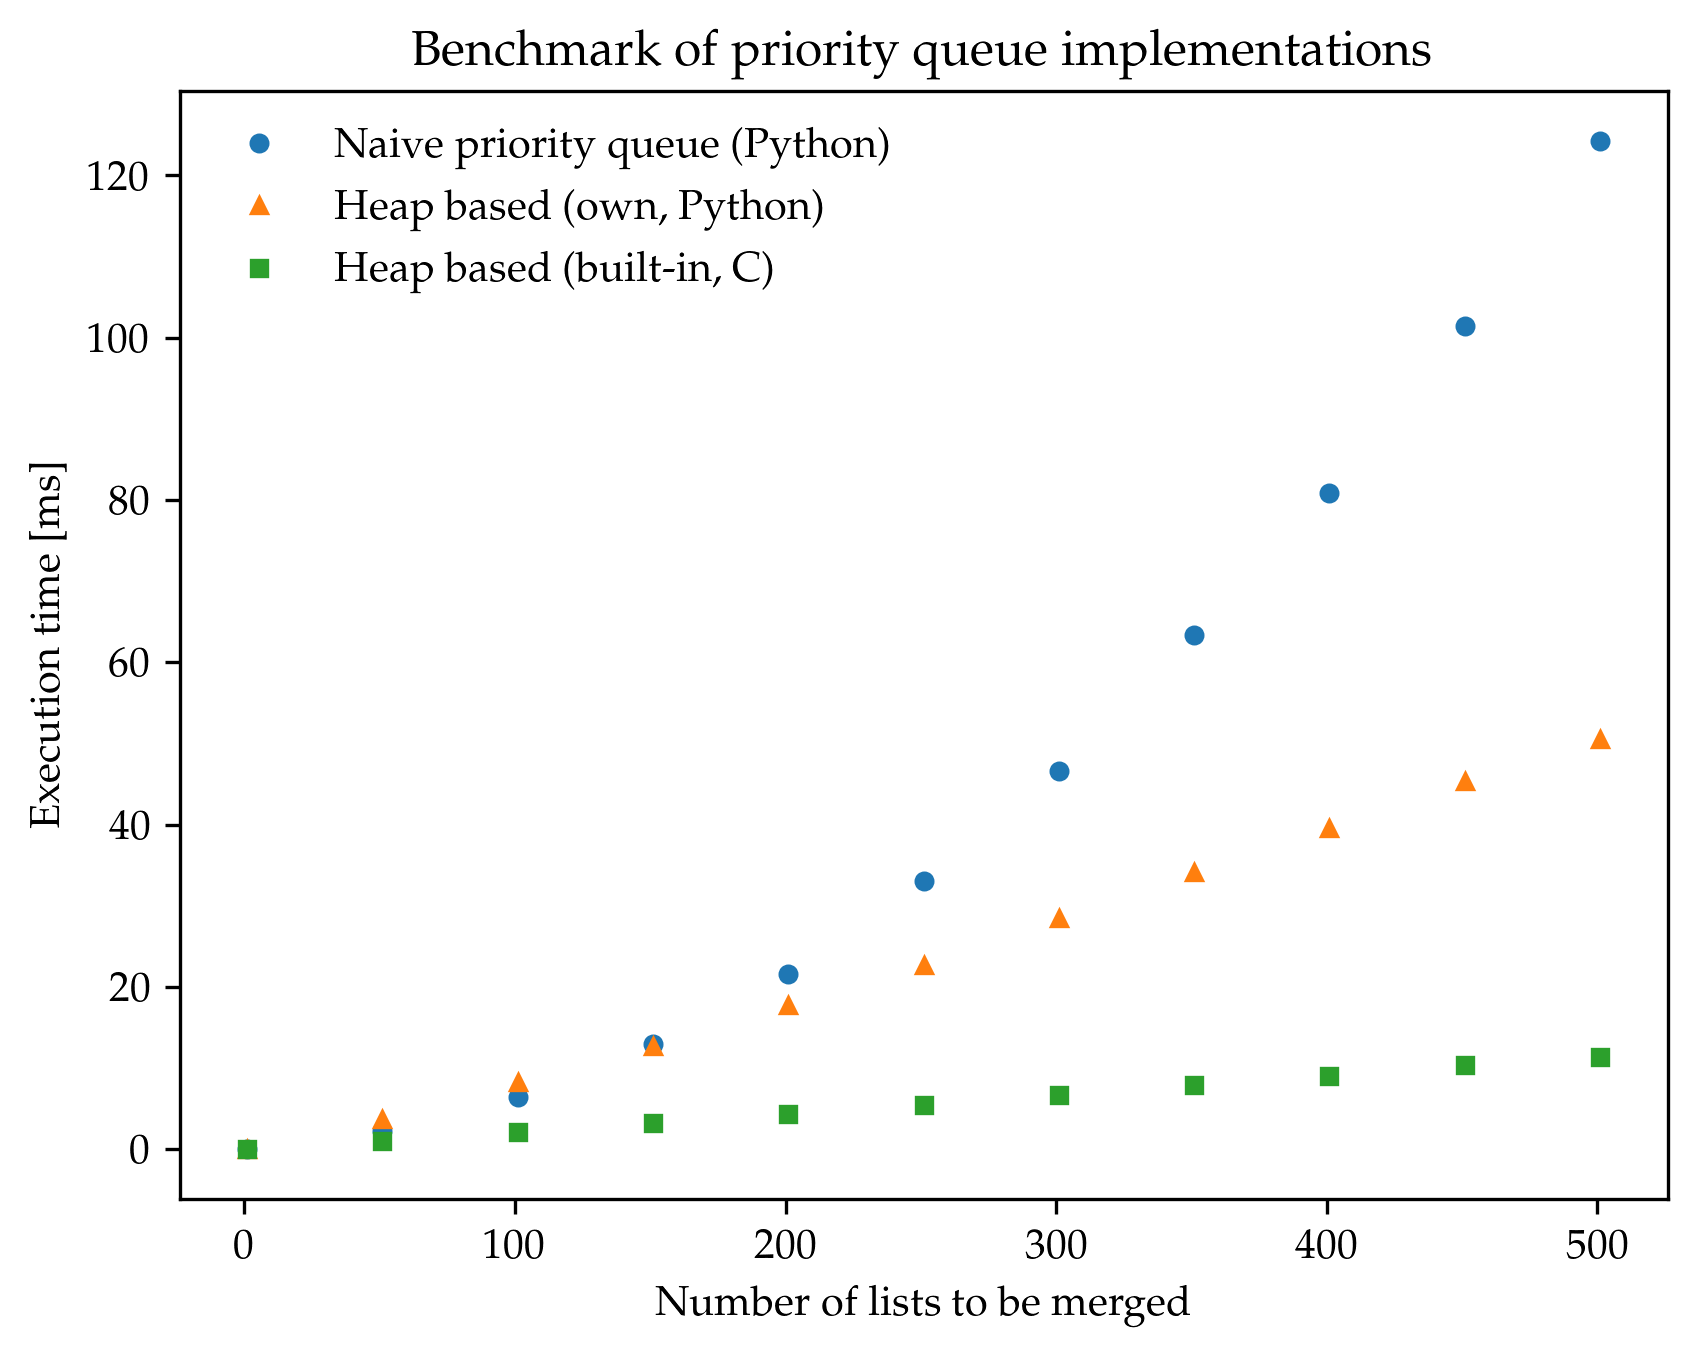

Write Python code to recreate this figure.
#!/usr/bin/env python3
# File       : P4.py
# Description: Priority queue implementations
# Copyright 2022 Harvard University. All Rights Reserved.
from abc import (ABC, abstractmethod)
from heapq import (heappush, heappop)

import matplotlib.pyplot as plt

from P3 import MinHeap

try:
    from merge_lists_benchmark import benchmark
except ImportError:
    pass


class PriorityQueue(ABC):
    """Priority queue base class."""

    def __init__(self, max_size):
        """
        Initialize a priority queue.

        Parameters
        ----------
        max_size : int
            Maximum element capacity of priority queue.

        """
        self._elements = []
        self._max_size = max_size

    def __len__(self):
        return len(self._elements)

    @abstractmethod
    def put(self, value):
        """
        Put (insert) an element into the priority queue.

        Parameters
        ----------
        value :
            New element value to be inserted.

        Raises
        ------
        IndexError
            If the maximum capacity is reached.

        """
        raise NotImplementedError

    @abstractmethod
    def get(self):
        """
        Get and remove the highest priority element from the priority queue.

        Returns
        -------
        value
            The element with the highest priority.

        Raises
        ------
        IndexError
            If the queue is empty.

        """
        raise NotImplementedError

    @abstractmethod
    def peek(self):
        """
        Get the highest priority element from the priority queue without
        removing it.

        Returns
        -------
        value
            The element with the highest priority.

        Raises
        ------
        IndexError
            If the queue is empty.

        """
        raise NotImplementedError


class NaivePriorityQueue(PriorityQueue):

    def put(self, value):
        if len(self._elements) == self._max_size:
            raise IndexError('Priority queue is full')
        self._elements.append(value)

    def get(self):
        if len(self._elements) == 0:
            raise IndexError('Priority queue is empty')
        least = min(self._elements)
        self._elements.remove(least)
        return least

    def peek(self):
        if len(self._elements) == 0:
            raise IndexError('Priority queue is empty')
        return min(self._elements)


class HeapPriorityQueue(PriorityQueue):

    def __init__(self, max_size):
        super().__init__(max_size)
        self._elements = MinHeap([])

    def put(self, value):
        if len(self._elements) == self._max_size:
            raise IndexError('Priority queue is full')
        self._elements.push(value)

    def get(self):
        return self._elements.pop()

    def peek(self):
        return self._elements.top()


class BuiltinHeapPriorityQueue(PriorityQueue):

    def put(self, value):
        if len(self._elements) == self._max_size:
            raise IndexError('Priority queue is full')
        heappush(self._elements, value)

    def get(self):
        return heappop(self._elements)

    def peek(self):
        return self._elements[0]


if __name__ == "__main__":
    # check merged lists
    benchmark(2, NaivePriorityQueue, list_length=3, n_samples=1, debug=True)

    # generate plot
    queues = (
        ('Naive priority queue (Python)', 'o', NaivePriorityQueue),
        ('Heap based (own, Python)', '^', HeapPriorityQueue),
        ('Heap based (built-in, C)', 's', BuiltinHeapPriorityQueue)
    )
    fig, ax = plt.subplots()
    n_lists = list(range(1, 502, 50))
    for queue in queues:
        case, marker, qtype = queue
        t_avg = benchmark(n_lists, qtype)
        ax.plot(n_lists, t_avg, ls='none', marker=marker, ms=4, label=case)
    ax.set_xlabel('Number of lists to be merged')
    ax.set_ylabel('Execution time [ms]')
    ax.set_title('Benchmark of priority queue implementations')
    ax.legend(loc='upper left')
    fig.savefig('P4.png', dpi=300, bbox_inches='tight')
